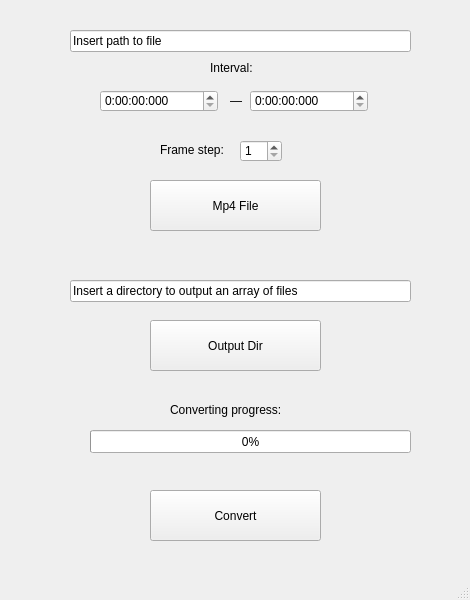
<?xml version="1.0" encoding="UTF-8"?>
<ui version="4.0">
 <author>Koval Dmitriy</author>
 <class>MainWindow</class>
 <widget class="QMainWindow" name="MainWindow">
  <property name="geometry">
   <rect>
    <x>0</x>
    <y>0</y>
    <width>470</width>
    <height>600</height>
   </rect>
  </property>
  <property name="windowTitle">
   <string>Mp4ToBmp</string>
  </property>
  <widget class="QWidget" name="centralwidget">
   <widget class="QPushButton" name="pushButton">
    <property name="geometry">
     <rect>
      <x>150</x>
      <y>180</y>
      <width>171</width>
      <height>51</height>
     </rect>
    </property>
    <property name="text">
     <string>Mp4 File</string>
    </property>
   </widget>
   <widget class="QPushButton" name="pushButton_2">
    <property name="geometry">
     <rect>
      <x>150</x>
      <y>320</y>
      <width>171</width>
      <height>51</height>
     </rect>
    </property>
    <property name="text">
     <string>Output Dir</string>
    </property>
   </widget>
   <widget class="QProgressBar" name="progressBar">
    <property name="geometry">
     <rect>
      <x>90</x>
      <y>430</y>
      <width>321</width>
      <height>23</height>
     </rect>
    </property>
    <property name="value">
     <number>0</number>
    </property>
   </widget>
   <widget class="QLineEdit" name="lineEdit">
    <property name="geometry">
     <rect>
      <x>70</x>
      <y>30</y>
      <width>341</width>
      <height>22</height>
     </rect>
    </property>
    <property name="text">
     <string>Insert path to file</string>
    </property>
   </widget>
   <widget class="QLineEdit" name="lineEdit_2">
    <property name="geometry">
     <rect>
      <x>70</x>
      <y>280</y>
      <width>341</width>
      <height>22</height>
     </rect>
    </property>
    <property name="text">
     <string>Insert a directory to output an array of files</string>
    </property>
   </widget>
   <widget class="QPushButton" name="pushButton_3">
    <property name="geometry">
     <rect>
      <x>150</x>
      <y>490</y>
      <width>171</width>
      <height>51</height>
     </rect>
    </property>
    <property name="text">
     <string>Convert</string>
    </property>
   </widget>
   <widget class="QTimeEdit" name="timeEdit">
    <property name="geometry">
     <rect>
      <x>100</x>
      <y>90</y>
      <width>118</width>
      <height>22</height>
     </rect>
    </property>
    <property name="displayFormat">
     <string>H:mm:ss:zzz</string>
    </property>
   </widget>
   <widget class="QTimeEdit" name="timeEdit_2">
    <property name="geometry">
     <rect>
      <x>250</x>
      <y>90</y>
      <width>118</width>
      <height>22</height>
     </rect>
    </property>
    <property name="displayFormat">
     <string>H:mm:ss:zzz</string>
    </property>
   </widget>
   <widget class="QLabel" name="label">
    <property name="geometry">
     <rect>
      <x>210</x>
      <y>60</y>
      <width>55</width>
      <height>16</height>
     </rect>
    </property>
    <property name="text">
     <string>Interval:</string>
    </property>
   </widget>
   <widget class="QLabel" name="label_2">
    <property name="geometry">
     <rect>
      <x>230</x>
      <y>90</y>
      <width>61</width>
      <height>21</height>
     </rect>
    </property>
    <property name="text">
     <string>—</string>
    </property>
   </widget>
   <widget class="QLabel" name="label_3">
    <property name="geometry">
     <rect>
      <x>160</x>
      <y>140</y>
      <width>71</width>
      <height>20</height>
     </rect>
    </property>
    <property name="text">
     <string>Frame step:</string>
    </property>
   </widget>
   <widget class="QSpinBox" name="spinBox">
    <property name="geometry">
     <rect>
      <x>240</x>
      <y>140</y>
      <width>42</width>
      <height>22</height>
     </rect>
    </property>
    <property name="minimum">
     <number>1</number>
    </property>
    <property name="maximum">
     <number>1000</number>
    </property>
   </widget>
   <widget class="QLabel" name="label_4">
    <property name="geometry">
     <rect>
      <x>170</x>
      <y>400</y>
      <width>131</width>
      <height>20</height>
     </rect>
    </property>
    <property name="text">
     <string>Converting progress:</string>
    </property>
   </widget>
  </widget>
  <widget class="QStatusBar" name="statusbar"/>
 </widget>
 <resources/>
 <connections/>
</ui>
